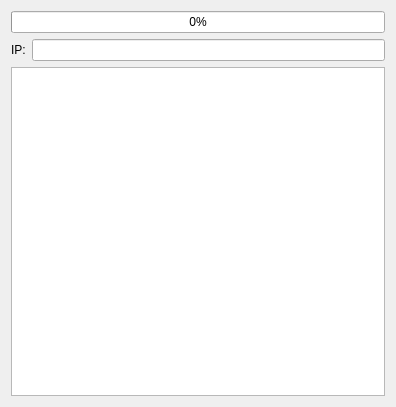
<?xml version="1.0" encoding="UTF-8"?>
<ui version="4.0">
 <class>Server</class>
 <widget class="QWidget" name="Server">
  <property name="geometry">
   <rect>
    <x>0</x>
    <y>0</y>
    <width>396</width>
    <height>407</height>
   </rect>
  </property>
  <property name="windowTitle">
   <string>Server</string>
  </property>
  <layout class="QVBoxLayout" name="verticalLayout">
   <item>
    <widget class="QProgressBar" name="progress_pbr">
     <property name="value">
      <number>0</number>
     </property>
    </widget>
   </item>
   <item>
    <layout class="QHBoxLayout" name="horizontalLayout">
     <item>
      <widget class="QLabel" name="info_lb">
       <property name="text">
        <string>IP:</string>
       </property>
      </widget>
     </item>
     <item>
      <widget class="QLineEdit" name="ip_le">
       <property name="readOnly">
        <bool>true</bool>
       </property>
      </widget>
     </item>
    </layout>
   </item>
   <item>
    <widget class="QTextBrowser" name="out_tb"/>
   </item>
  </layout>
 </widget>
 <resources/>
 <connections/>
</ui>
